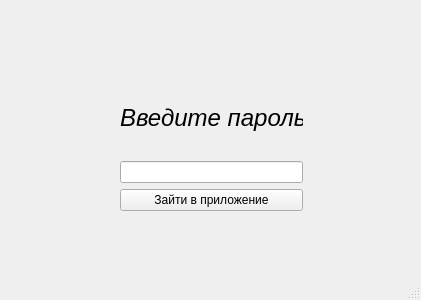
<?xml version="1.0" encoding="UTF-8"?>
<ui version="4.0">
 <class>MainWindow</class>
 <widget class="QMainWindow" name="MainWindow">
  <property name="geometry">
   <rect>
    <x>0</x>
    <y>0</y>
    <width>421</width>
    <height>300</height>
   </rect>
  </property>
  <property name="windowTitle">
   <string>MainWindow</string>
  </property>
  <widget class="QWidget" name="centralwidget">
   <widget class="QWidget" name="">
    <property name="geometry">
     <rect>
      <x>120</x>
      <y>80</y>
      <width>183</width>
      <height>131</height>
     </rect>
    </property>
    <layout class="QVBoxLayout" name="verticalLayout">
     <item>
      <widget class="QLabel" name="label">
       <property name="font">
        <font>
         <pointsize>18</pointsize>
         <italic>true</italic>
        </font>
       </property>
       <property name="text">
        <string>Введите пароль</string>
       </property>
      </widget>
     </item>
     <item>
      <widget class="QLineEdit" name="Pin">
       <property name="enabled">
        <bool>true</bool>
       </property>
       <property name="autoFillBackground">
        <bool>false</bool>
       </property>
       <property name="echoMode">
        <enum>QLineEdit::Password</enum>
       </property>
      </widget>
     </item>
     <item>
      <widget class="QPushButton" name="pushButton">
       <property name="text">
        <string>Зайти в приложение</string>
       </property>
      </widget>
     </item>
    </layout>
   </widget>
  </widget>
  <widget class="QMenuBar" name="menubar">
   <property name="geometry">
    <rect>
     <x>0</x>
     <y>0</y>
     <width>421</width>
     <height>21</height>
    </rect>
   </property>
  </widget>
  <widget class="QStatusBar" name="statusbar"/>
 </widget>
 <resources/>
 <connections/>
</ui>
